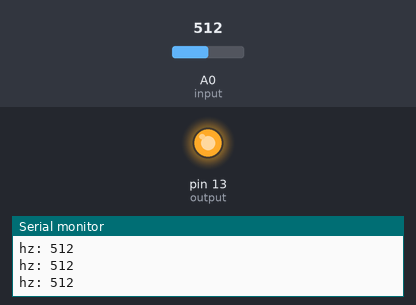
This program was run on a simulated Teensy 3. Parts: output pins drawn as LEDs (lit = HIGH), the last lines printed to the serial monitor. Inputs (shaded band) come from the test bench; at power-on: A0 (input) = 512.

Above: at 1.2 s.
1.3 s: A0 (input) set to 139
2.8 s: A0 (input) set to 119
At 3.6 s:
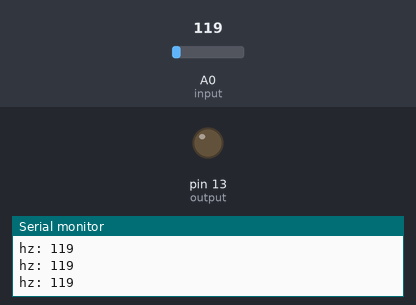
4.3 s: A0 (input) set to 306
At 4.9 s:
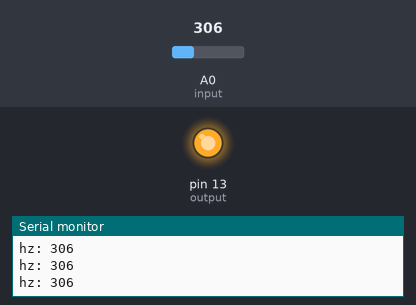
5.8 s: A0 (input) set to 122
At 6.1 s:
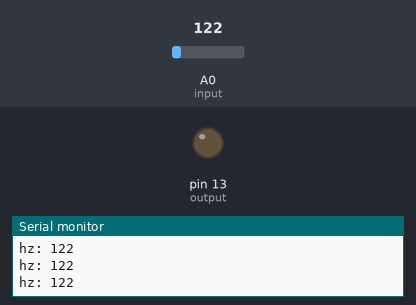
Timing chart, 0 to 8.3 s (numbered marks = the images above; inputs shaded):
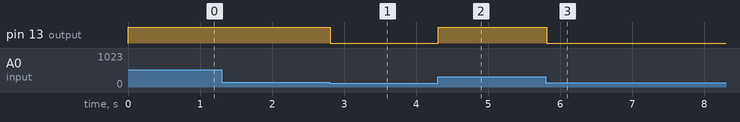

Measured:
- the behaviour switches between 128 and 127 on A0 (input) (found by bisection; images 0 and 1)
- after the input at 2.8 s, pin 13 (output): HIGH → LOW at once
- after the input at 4.3 s, pin 13 (output): LOW → HIGH at once
- after the input at 5.8 s, pin 13 (output): HIGH → LOW at once

The program:

main.cpp
```cpp
#include <Arduino.h>

#define buffersize 10000

#define input A0
#define output 13

int buffer[buffersize];

void setup() {
  // put your setup code here, to run once:
  Serial.begin(115200);
  pinMode(output, OUTPUT);
  pinMode(input, INPUT);
}

void loop() {
  // // put your main code here, to run repeatedly:
  // for (int i = 0; i < buffersize; i++) {
  //   buffer[i] = analogRead(input);
  // }
  // // for (int i = 0; i < buffersize; i++) {
  // //   Serial.print("hz: ");
  // //   Serial.println(buffer[i]);
  // // }
  // // Serial.println("_________________end_____________");
  // for(int i = 0; i < buffersize; i++){
  //   analogWrite(output, buffer[i]);
  // }
  // analogWrite(output, 0);
  int val = analogRead(input);
  analogWrite(output, val);
  Serial.print("hz: ");
  Serial.println(val);
  delay(100);
}
```
